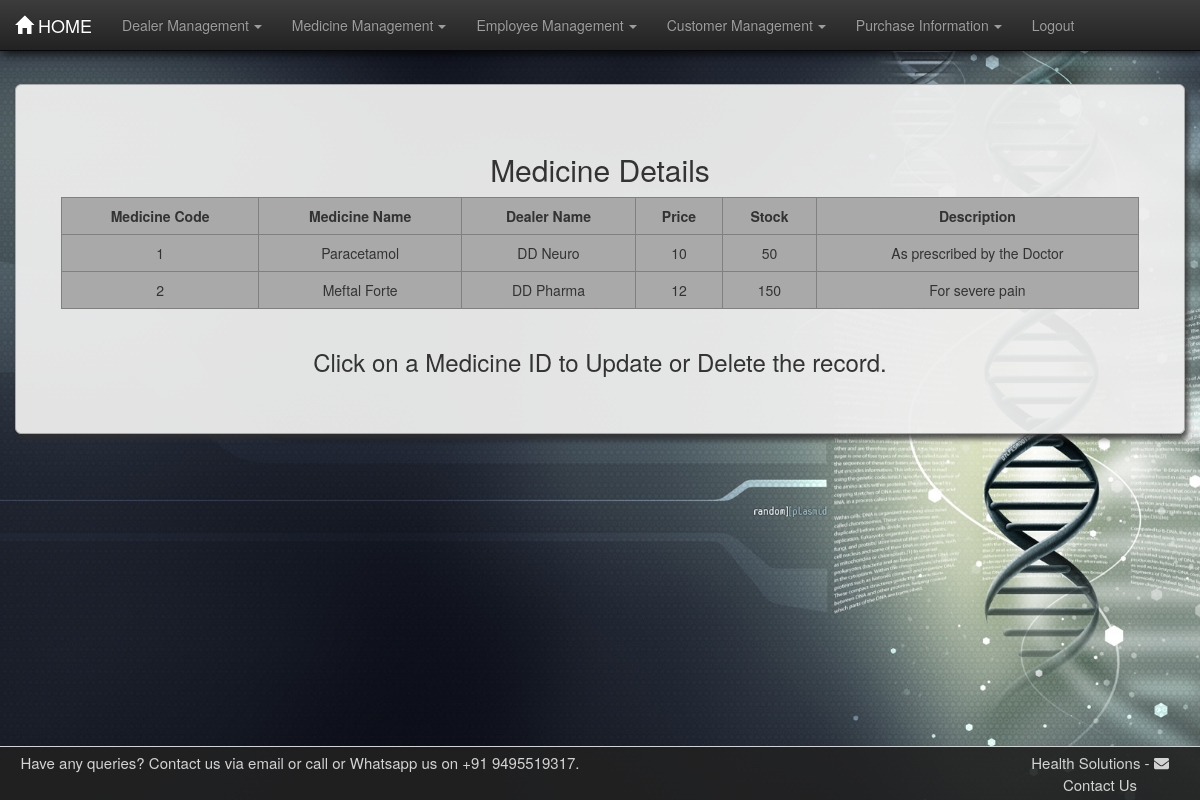
The app's page /medapp/medtable/ with its own data.
### medapp/models.py (models this page shows, shortened)
class Medicine(models.Model):
    m_id = models.IntegerField(unique=True)
    mname = models.CharField(max_length=30)
    dname = models.CharField(max_length=30)
    desc = models.CharField(max_length=100)
    price = models.CharField(max_length=30)
    stock = models.IntegerField()

### medapp/views.py (the view)
# urls.py: path('medtable/',medtable),
def medtable(request):
    med = Medicine.objects.all()
    dict = {"med": med}
    return render(request, 'medtable.html', dict)

### medapp/templates/medtable.html (shortened to what this page needs)
<!DOCTYPE html>
<html lang="en">
{% load static %}
<head>
    <link rel="stylesheet" href="{% static 'css/bootstrap.min.css' %}">
    <link rel="stylesheet" href="{% static 'css/bootstrap-theme.min.css' %}">
    <link rel="stylesheet" href="{% static 'css/style.css' %}">
</head>
<body>
<nav class="navbar navbar-inverse navbar-fixed-top">
    <div class="container-fluid">
        <div class="navbar-header">
            <a href="/medapp/home/" class="navbar-brand"><span
                    class="glyphicon glyphicon glyphicon-home"></span>&nbsp;HOME</a>
        </div>
        <div class="collapse navbar-collapse" id="thisnav">
            <ul class="nav navbar-nav">
                <li class="dropdown"><a href="#" class="dropdown-toggle" data-toggle="dropdown">Dealer Management<b
                        class="caret"></b></a>
                </li>
                <li class="dropdown"><a href="#" class="dropdown-toggle" data-toggle="dropdown">Medicine Management<b
                        class="caret"></b></a>
                </li>
                <li class="dropdown"><a href="#" class="dropdown-toggle" data-toggle="dropdown">Employee Management<b
                        class="caret"></b></a>
                </li>
                <li class="dropdown"><a href="#" class="dropdown-toggle" data-toggle="dropdown">Customer Management<b
                        class="caret"></b></a>
                </li>
                <li class="dropdown"><a href="#" class="dropdown-toggle" data-toggle="dropdown">Purchase Information<b
                        class="caret"></b></a>
                </li>
                 <li><a href="http://127.0.0.1:8000/medapp/login/">Logout</a></li>
            </ul>
        </div>
    </div>
</nav>
<div class="container-fluid martop7">
    <div class="jumbotron jumcust">
        <h2>Medicine Details</h2>
        <div class="row">
            <div class="col-md-1">
            </div>
            <table border="1" class="table table-responsive table-hover col-md-10">
                <tr>
                    <th>Medicine Code</th>
                    <th>Medicine Name</th>
                    <th>Dealer Name</th>
                    <th>Price</th>
                    <th>Stock</th>
                    <th>Description</th>
                </tr>
                {% for foo in med %}
                    <tr>
                        <td class="idlink"><a href="/medapp/medformview{{ foo.id }}/">{{ foo.m_id }}</a></td>
                        <td>{{ foo.mname }}</td>
                        <td>{{ foo.dname }}</td>
                        <td>{{ foo.price }}</td>
                        <td>{{ foo.stock }}</td>
                        <td>{{ foo.desc }}</td>
                    </tr>
                {% endfor %}
            </table>
        </div>
        <footer><h3>Click on a Medicine ID to Update or Delete the record.</h3></footer>
    </div>
</div>
<footer id="contact" class="container-fluid text-center">
    <div class="row">
        <div class="left-footer col-lg-6">
            <span class="footer-text">Have any queries? Contact us via email or call or Whatsapp  us on +91 9495519317.</span>
        </div>
        <div class="col-lg-4"></div>
        <div class="right-footer col-lg-2">
                <span>Health Solutions</span>
            <span>-</span>
            <span class="linkto" data-toggle="modal" data-target="#modalContactForm"><i
                    class="fa fa-envelope prefix mr-1"></i> Contact Us</span>
        </div>
    </div>
</footer>
</body>
</html>

### medapp/static/css/style.css (style rules this page uses)
body { background-image: url("images/bghome.jpg"); background-size: cover; background-attachment: fixed; min-height: fixed; }
.caret { margin-left: 5px; }
table { text-align: center; border-collapse: collapse; background-color: darkgray; }
th { text-align: center; }
.martop7 { margin-top: 7%; }
.jumcust { box-shadow: 3px 5px 5px rgba(47, 47, 47, 0.8); border: 1px solid darkgrey; border-radius: 0px; text-align: center; background-color: rgba(238, 238, 238, 0.95); }
.table>tbody>tr>td, .table>tbody>tr>th { border-top: none; }
a:link { text-decoration: none; color: #333; }
#contact { padding-top: 0.5rem; padding-bottom: 0.5rem; border-top: 1px solid; background-color: rgba(34, 34, 34, 0.9); color: lightgray; font-size: 1.5rem; position: fixed; left: 0; bottom: 0; width: 100%; }
.linkto { cursor: pointer; }
.navbar { box-shadow: 2px 3px 10px rgba(0, 0, 0, 0.8); }

### records on screen
Medicine: m_id "1", mname "Paracetamol", dname "DD Neuro", price "10", stock "50", desc "As prescribed by the Doctor"
Medicine: m_id "2", mname "Meftal Forte", dname "DD Pharma", price "12", stock "150", desc "For severe pain"
